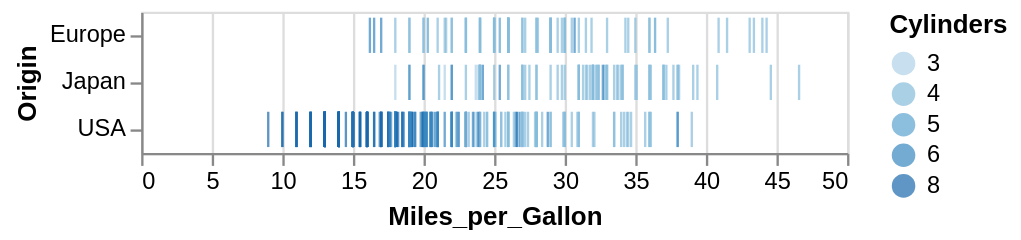

Notebook code for this chart:
### Markdown cell above
Зададимся вопросами:
- какой тип лучше подходит для `Miles_per_Gallon`?
- какой тип лучше подходит для `Origin`?
- какой тип лучше подходит для `Cylinders`?

Зададим типы данных, используя односимвольные коды (например, заменим `"Miles_per_Gallon"` на `"Miles_per_Gallon:Q"`, чтобы явно указать количественный тип).

### Code cell
alt.Chart(cars).mark_tick().encode(
    x='Miles_per_Gallon:Q',
    y='Origin:N',
    color='Cylinders:O'
)

### Figure 1 — Vega-Lite specification as saved in the notebook (floating-point values rounded to 4 significant figures; data arrays with more than 128 entries replaced by an {"elided": "..."} marker saying what was removed)
{"config": {"view": {"continuousWidth": 300, "continuousHeight": 300}}, "data": {"name": "data-583e73726c1545c56c203344161a975c"}, "mark": {"type": "tick"}, "encoding": {"color": {"field": "Cylinders", "type": "ordinal"}, "x": {"field": "Miles_per_Gallon", "type": "quantitative"}, "y": {"field": "Origin", "type": "nominal"}}, "$schema": "https://vega.github.io/schema/vega-lite/v6.4.1.json", "datasets": {"data-583e73726c1545c56c203344161a975c": {"elided": "406 records"}}}
